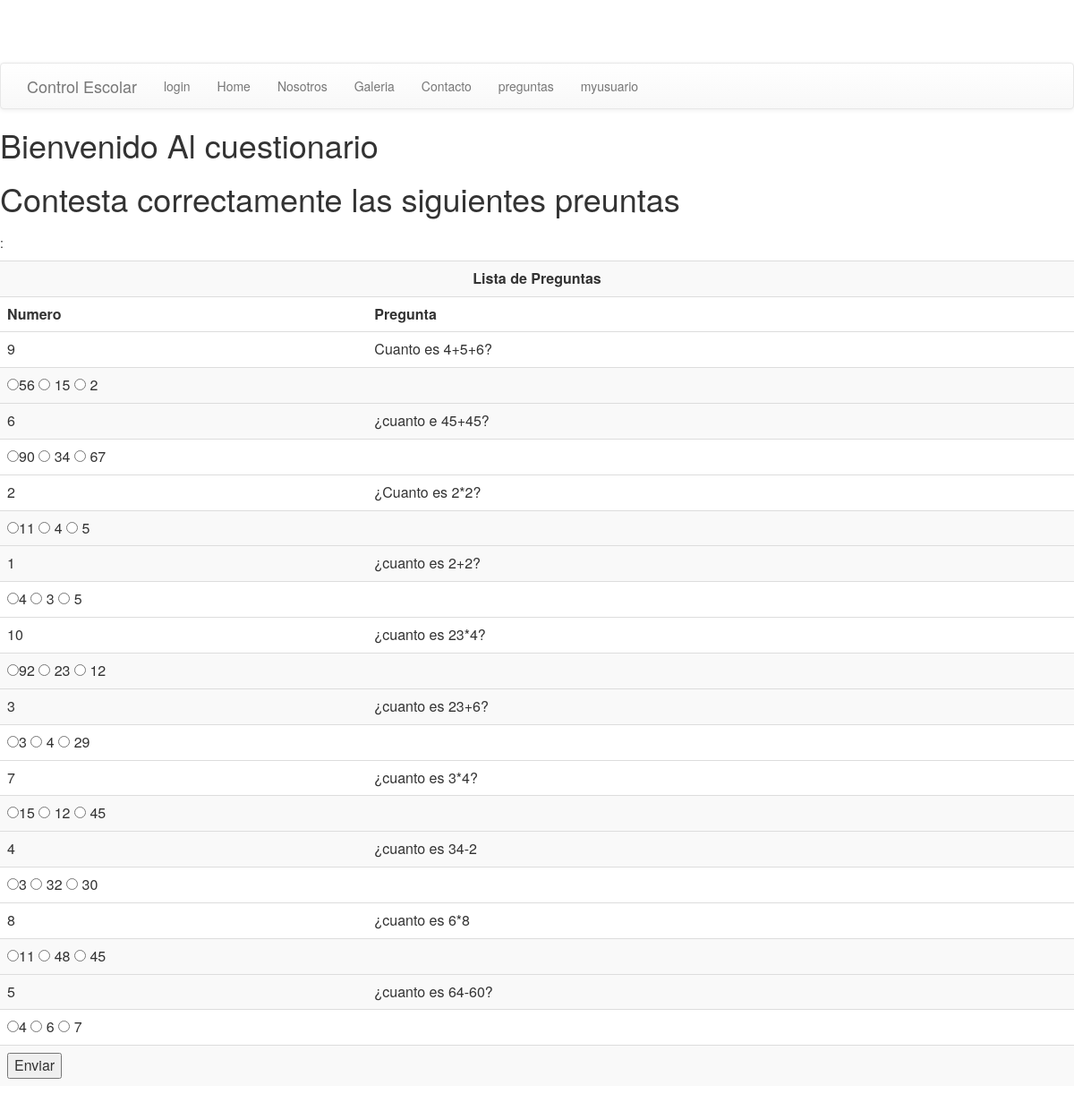
Screenshot of /preguntas with the database file from the repository.
### tables this page shows
CREATE TABLE `preguntas` (
  `id_preunta` int(11) NOT NULL,
  `pregunta` varchar(200) DEFAULT NULL,
  `repuesta1` varchar(200) DEFAULT NULL,
  `respuesta2` varchar(200) DEFAULT NULL,
  `respuesta3` varchar(200) DEFAULT NULL,
  `respuestacorecta` varchar(200) DEFAULT NULL,
  PRIMARY KEY (`id_preunta`)
);

### index.php (called while the page is built, shortened)
<?php
include ('helpers.php');
require("template/header.php");
require('clases/Preguntas.php');
	controller($_GET['url']);
require('template/footer.php');
?>

### clases/Preguntas.php (the view, shortened to what this page needs)
<?php
class Preguntas{
    private $name;
    public function getpreguntas(){
        echo" :".$this->name;
    }
    public  function  setpreguntas(){
        $this->name="";
        return $this->name;
    }
    public function readPreuntas(){
$sql01 = "SELECT * FROM preguntas  ORDER BY pregunta ASC";
$result01 = mysql_query($sql01)or die("Error $sql01");
echo "<div class=table-responsive>";
        echo" <form name=preguntas action=preguntas method=post>";
    echo "<table class=\"table table-striped\">";
    echo "<tr><td colspan=2 align=center><strong>Lista de Preguntas</strong></td></tr>";
    echo "<tr><th>Numero</th><th>Pregunta</th><tr>";
        while($field = mysql_fetch_array($result01)){
        $this->Id = $field['id_preunta'];
        $this->pregunta = ($field['pregunta']);
        $this->repuesta1 = ($field['repuesta1']);
        $this->respuesta2 = ($field['respuesta2']);
        $this->respuesta3 = ($field['respuesta3']);
        $this->respuestacorecta = ($field['respuestacorecta']);
        echo "<tr><td >$this->Id</td><td>$this->pregunta</td></tr><tr>   <td colspan='2''>
        <input type='radio' name='res$this->Id'  value='$this->repuesta1 '>$this->repuesta1
        <input type='radio' name='res$this->Id'  value='$this->respuesta2 '>  $this->respuesta2
        <input type='radio' name='res$this->Id'  value='$this->respuesta3 '>  $this->respuesta3</td></tr>
         <input type='hidden' name='pre$this->Id'  value='$this->respuestacorecta '> ";
    }
        echo"<tr><td><input type=submit name=submit value=Enviar> </input></td><td></td></tr>";
    echo "</table>";
        echo"</form>";
    echo "</div>";
}
}

### template/header.php (shortened to what this page needs)
<html>
<head>
    <link href="./bootstrap/css/bootstrap.min.css" rel="stylesheet">
    <link href="../bootstrap/css/bootstrap-theme.min.css" rel="stylesheet">
    <link href="./bootstrap/css/theme.css" rel="stylesheet">
</head>
<body>
<?php include('menu.php') ?>

### template/menu.php (shortened to what this page needs)
<div class="navbar navbar-default">
    <div class="container">
        <div class="navbar-header">
            <a class="navbar-brand" href="./index.php">Control Escolar</a>
        </div>
        <div class="navbar-collapse collapse">
            <ul class="nav navbar-nav">
                <li><a href= "login">login</a></li>
                <li><a href= "home">Home</a></li>
                <li><a href= "nosotros">Nosotros</a></li>
                <li><a href= "galeria">Galeria</a></li>
                <li><a href= "contacto">Contacto</a></li>
                <li><a href= "preguntas">preguntas</a></li>
                <li><a href= "myusuario">myusuario</a></li>
            </ul>
        </div>
    </div>
</div>

### helpers.php (shortened to what this page needs)
<?php
function view($plantilla, $variables = array()){
	extract ($variables);
	require('views/'.$plantilla.'.tpl.php');
}
function controller ($nombre){
		$archivo = "controller/$nombre.php";
		if(file_exists($archivo)){
		require($archivo);
		}else{
		echo "Error archivo no encontrado";
		}
}
?>

### controller/preguntas.php
<?php
$Preguntas=new Preguntas();
if (isset($_POST['submit'])) {
    switch($_POST['submit']){
        case "Enviar":
            echo "<div class=\"alert alert-danger\" role=alert>";
            echo "<br>Bot&oacute;n: " . $_POST['submit'];
            echo "</div>
            ";
            $cont=$_POST['cont'];
            $contador=0;
            for($y=0;$y<$cont;$y++)
            {
                $d=$y+1;
               $pregunta= $_POST['res'.$d];
               $respuesta =$_POST['pre'.$d];
              if($pregunta==$respuesta){
                  $contador=$contador+1;
              }
            }
            $promedio = $contador*100/$cont;
            echo"<h1>$promedio</h1>";
          $Preguntas->evaluacionPreuntas("$promedio",2);
            break;
    }
}else{
$titulo='Bienvenido Al cuestionario';
$contenido='Contesta correctamente las siguientes preuntas';
$variables=array('titulo'=>$titulo,
    'contenido'=>$contenido,
    'nombre'=>$Preguntas->setpreguntas());
view('preguntas',$variables);
}

### views/preguntas.tpl.php (shortened to what this page needs)
<?php
$usuario02=new Preguntas();
?>
<html>
<head></head>
<body>
<h1><?=$titulo ?></h1>
<p><h1><?=$contenido ?></h1></p>
<p>
    <?php
    $usuario02->setpreguntas();
    $usuario02->getpreguntas();
    $usuario02->readPreuntas();
    ?>
</p>
</body>

### template/footer.php (shortened to what this page needs)
</body>
</html>

### rows the page displays
preguntas: id_preunta "9", pregunta "Cuanto es 4+5+6?", repuesta1 "56", respuesta2 "15", respuesta3 "2"
preguntas: id_preunta "6", pregunta "¿cuanto e 45+45?", repuesta1 "90", respuesta2 "34", respuesta3 "67"
preguntas: id_preunta "2", pregunta "¿Cuanto es 2*2?", repuesta1 "11", respuesta2 "4", respuesta3 "5"
preguntas: id_preunta "1", pregunta "¿cuanto es 2+2?", repuesta1 "4", respuesta2 "3", respuesta3 "5"
preguntas: id_preunta "10", pregunta "¿cuanto es 23*4?", repuesta1 "92", respuesta2 "23", respuesta3 "12"
preguntas: id_preunta "3", pregunta "¿cuanto es 23+6?", repuesta1 "3", respuesta2 "4", respuesta3 "29"
preguntas: id_preunta "7", pregunta "¿cuanto es 3*4?", repuesta1 "15", respuesta2 "12", respuesta3 "45"
preguntas: id_preunta "4", pregunta "¿cuanto es 34-2", repuesta1 "3", respuesta2 "32", respuesta3 "30"
preguntas: id_preunta "8", pregunta "¿cuanto es 6*8", repuesta1 "11", respuesta2 "48", respuesta3 "45"
preguntas: id_preunta "5", pregunta "¿cuanto es 64-60?", repuesta1 "4", respuesta2 "6", respuesta3 "7"

### other values shown
$titulo "Bienvenido Al cuestionario"
$contenido "Contesta correctamente las siguientes preuntas"
